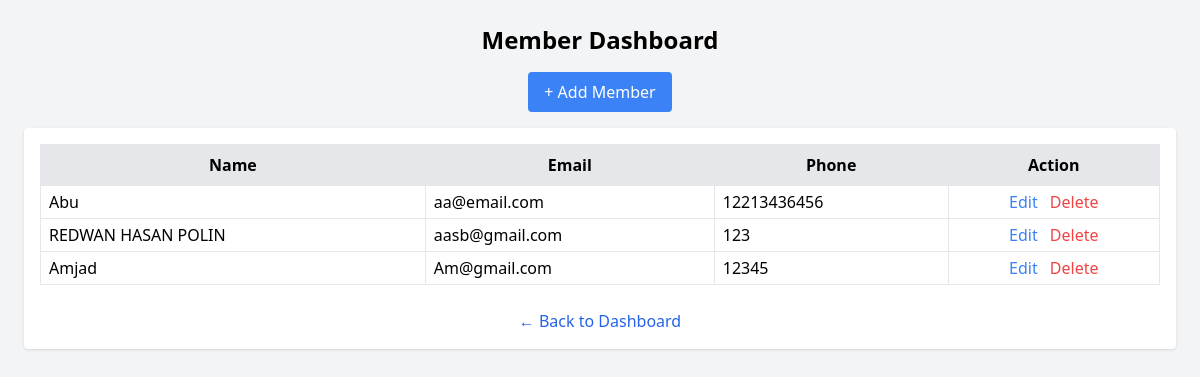
/members/, run on an earlier commit of the app's database.
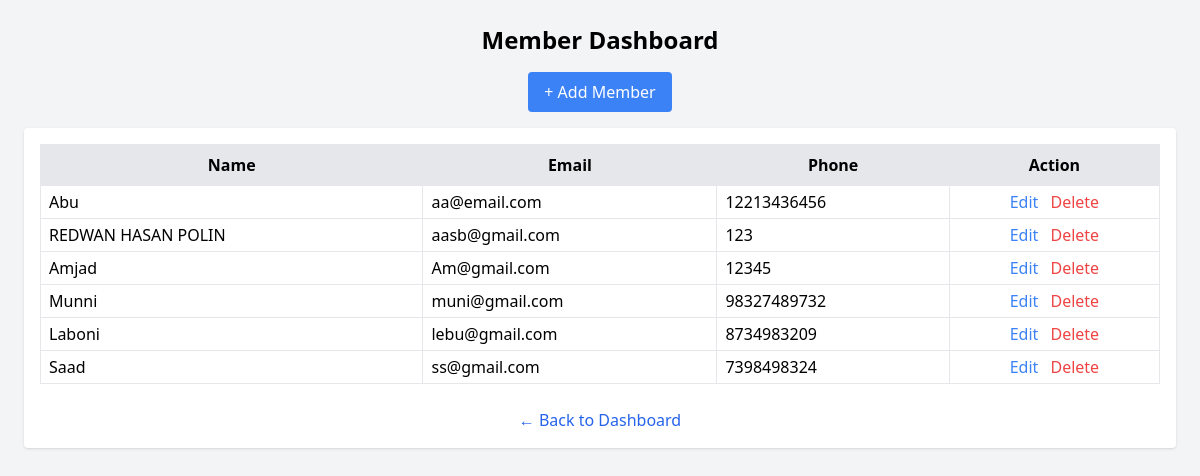
And on a later commit of the database.
### core/models.py (models this page shows, shortened)
class Member(models.Model):
    name = models.CharField(max_length=100)
    email = models.EmailField(unique=True)
    phone = models.CharField(max_length=20, blank=True, null=True)
    join_date = models.DateField(auto_now_add=True)

### core/views.py (the view)
# urls.py: path('members/', views.member_dashboard, name='member_dashboard'),
def member_dashboard(request):
    members = Member.objects.all()
    return render(request, 'core/dashboard_members.html', {'members': members})

### core/templates/core/dashboard_members.html (shortened to what this page needs)
<!DOCTYPE html>
<html>
<head>
    <script src="https://cdn.tailwindcss.com"></script>
</head>
<body class="bg-gray-100 p-6">
<div class="max-w-7xl mx-auto text-center mb-4" >
    <h2 class="text-2xl font-bold mb-4">Member Dashboard</h2>
    <a href="{% url 'add_member' %}" class="bg-blue-500 text-white px-4 py-2 rounded hover:bg-blue-600 mb-4 inline-block">
        + Add Member
    </a>
    <div class="bg-white shadow rounded p-4 overflow-x-auto">
        <table class="table-auto w-full border border-gray-300">
            <thead class="bg-gray-200">
                <tr>
                    <th class="border px-2 py-2 ">Name</th>
                    <th class="border px-2 py-2 ">Email</th>
                    <th class="border px-2 py-2 ">Phone</th>
                    <th class="border px-2 py-2 ">Action</th>
                </tr>
            </thead>
            <tbody>
                {% for member in members %}
                <tr class="hover:bg-gray-50">
                    <td class="border px-2 py-1 text-left">{{ member.name }}</td>
                    <td class="border px-2 py-1 text-left">{{ member.email }}</td>
                    <td class="border px-2 py-1 text-left">{{ member.phone }}</td>
                    <td class="border px-2 py-1 space-x-2">
                        <a href="{% url 'edit_member' member.id %}" class="text-blue-500 hover:underline">Edit</a>
                        <a href="{% url 'delete_member' member.id %}" class="text-red-500 hover:underline">Delete</a>
                    </td>
                </tr>
                {% empty %}
                <tr>
                    <td class="border px-2 py-1 text-center" colspan="4">No members</td>
                </tr>
                {% endfor %}
            </tbody>
        </table>
        <div class="text-center mt-6">
        <a href="{% url 'main_dashboard' %}" class="text-blue-600 hover:underline font-medium">
            ← Back to Dashboard
        </a>
    </div>
    </div>
</div>
</body>
</html>

What changed in the data, as far as the page shows it:
added Member: name "Munni", email "muni@gmail.com", phone "98327489732"
added Member: name "Laboni", email "lebu@gmail.com", phone "8734983209"
added Member: name "Saad", email "ss@gmail.com", phone "7398498324"
